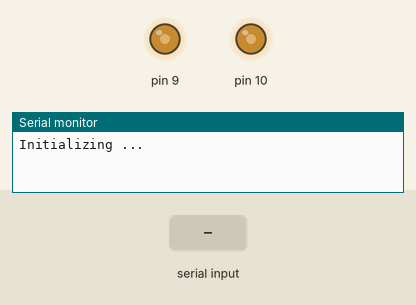
Simulated run of this sketch. Board: Arduino Uno, built with avr-gcc and run on an emulated ATmega328P. Shown: output pins drawn as LEDs (lit = HIGH), the last lines printed to the serial monitor. The test bench sets the inputs (shaded band).

Above: at 1.2 s.
1.3 s: "l" received over Serial
At 2.2 s:
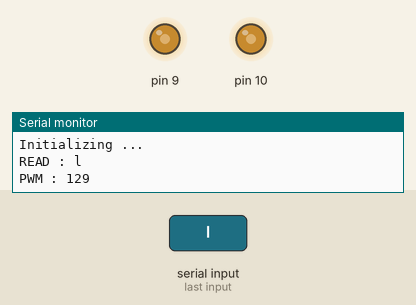
2.8 s: "l" received over Serial
At 3.3 s:
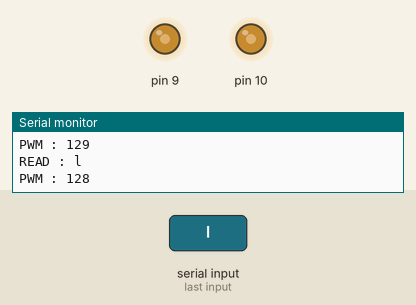
4.3 s: "r" received over Serial
At 5.5 s:
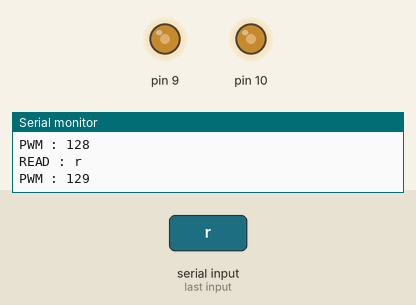
5.8 s: "r" received over Serial
At 6.8 s:
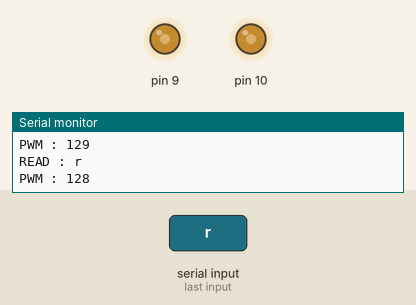
7.3 s: "L" received over Serial
At 7.9 s:
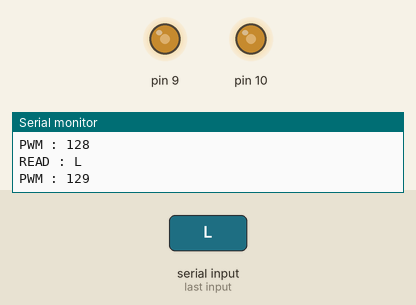
Timing chart, 0 to 9.8 s (numbered marks = the images above; inputs shaded):
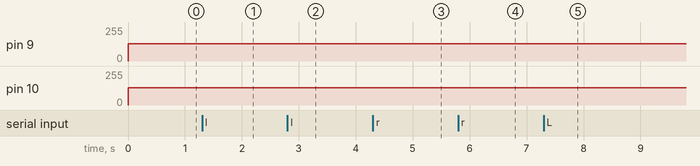

Measured:
- after the input at 1.3 s, pin 9: 130/255 → 129/255 at once
- after the input at 2.8 s, pin 9: 129/255 → 128/255 at once
- after the input at 4.3 s, pin 10: 130/255 → 129/255 at once
- after the input at 5.8 s, pin 10: 129/255 → 128/255 at once
- after the input at 7.3 s, pin 9: 128/255 → 129/255 at once

The sketch:

brushless.ino
```cpp
#define ADJ_STEP 1
#define ZERO_PWM 130

class ESC {
private:
	byte _pwmValue;
	byte _gpio;
	byte _id;
public:
	ESC(byte id, byte gpio);
	void speedUp();
	void slowDown();
	void stop();
	byte getPWMValue();
	byte getId();
};

ESC::ESC(byte id, byte gpio) {
	_id = id;
	_gpio = gpio;
	pinMode(_gpio, OUTPUT);
	_pwmValue = ZERO_PWM;
	analogWrite(_gpio, _pwmValue);
}

void ESC::speedUp() {
	int value = _pwmValue + ADJ_STEP;
	if (value > 255) {
		value = 255;
	}
	_pwmValue = value;
	analogWrite(_gpio, _pwmValue);
}

void ESC::slowDown() {
	int value = _pwmValue - ADJ_STEP;
	if (value < 0) {
		value = 0;
	}
	_pwmValue = value;
	analogWrite(_gpio, _pwmValue);
}

byte ESC::getId() {
	return _id;
}

byte ESC::getPWMValue() {
	return _pwmValue;
}

void ESC::stop() {
	_pwmValue = ZERO_PWM;
	analogWrite(_gpio, _pwmValue);
}

ESC *esc_l;
ESC *esc_r;

void setup (void) {
	Serial.begin(9600);
	Serial.println("Initializing ...");
        esc_l = new ESC(0, 9);
        esc_r = new ESC(0, 10);
}

void handleCmd () {
	char c;
	if (Serial.available()) {
		c = Serial.read();
		Serial.print("READ : "); Serial.println(c);
		if (c == 'l') {
			esc_l->slowDown();
			Serial.print("PWM : "); Serial.println(esc_l->getPWMValue());
		} else if (c == 'L') {
			esc_l->speedUp();
			Serial.print("PWM : "); Serial.println(esc_l->getPWMValue());
		}  if (c == 'r') {
			esc_r->slowDown();
			Serial.print("PWM : "); Serial.println(esc_r->getPWMValue());
		} else if (c == 'R') {
			esc_r->speedUp();
			Serial.print("PWM : "); Serial.println(esc_r->getPWMValue());
		} else if (c == 's' || c == 'S') {
			esc_l->stop();
			esc_r->stop();
                        Serial.print("PWM:  "); Serial.println(esc_l->getPWMValue());
                        Serial.print("PWM:  "); Serial.println(esc_r->getPWMValue());
		}
	}
}

void loop (void) {
	handleCmd();
}
```
